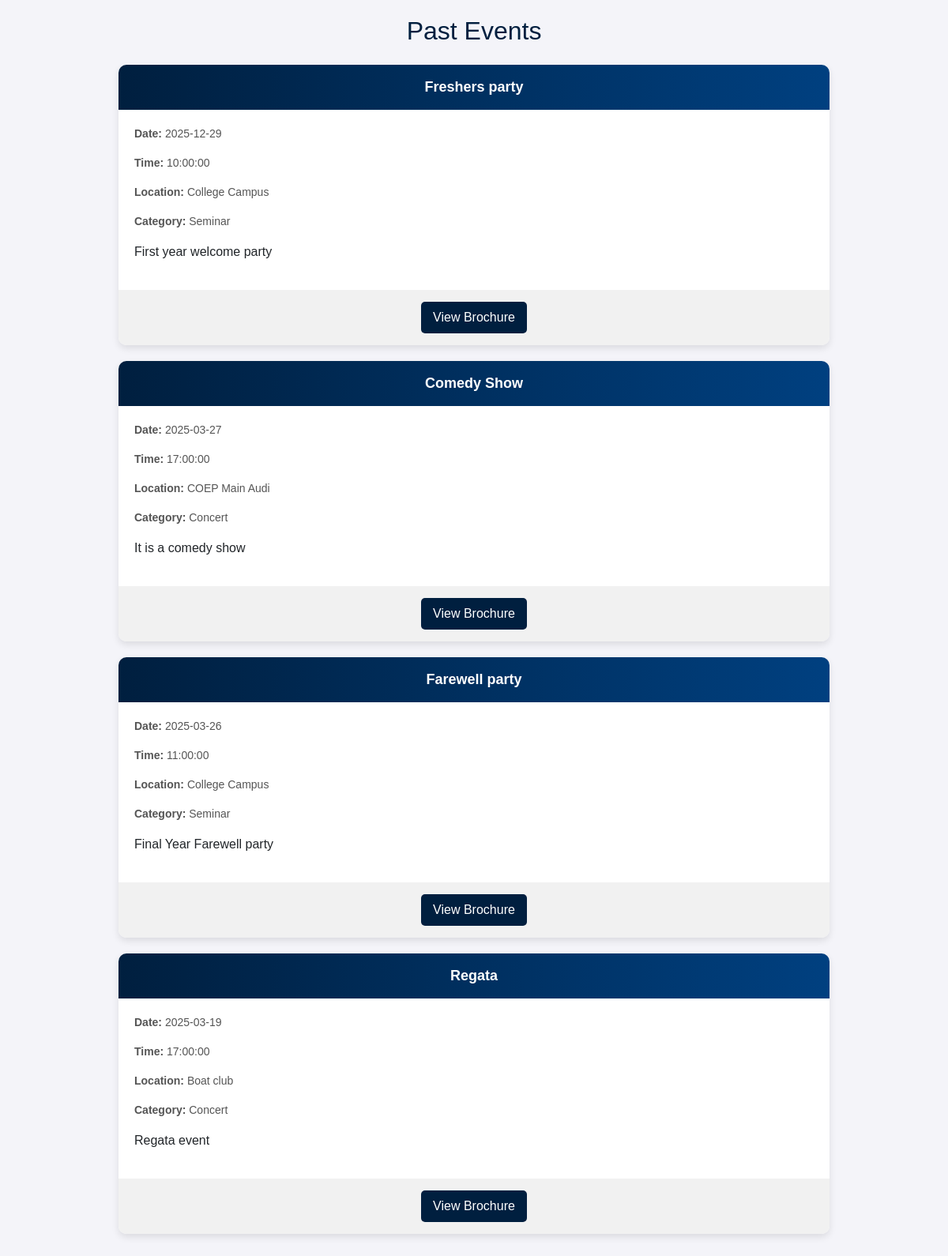
The page /fetch_past_events.php on the database as committed earlier.
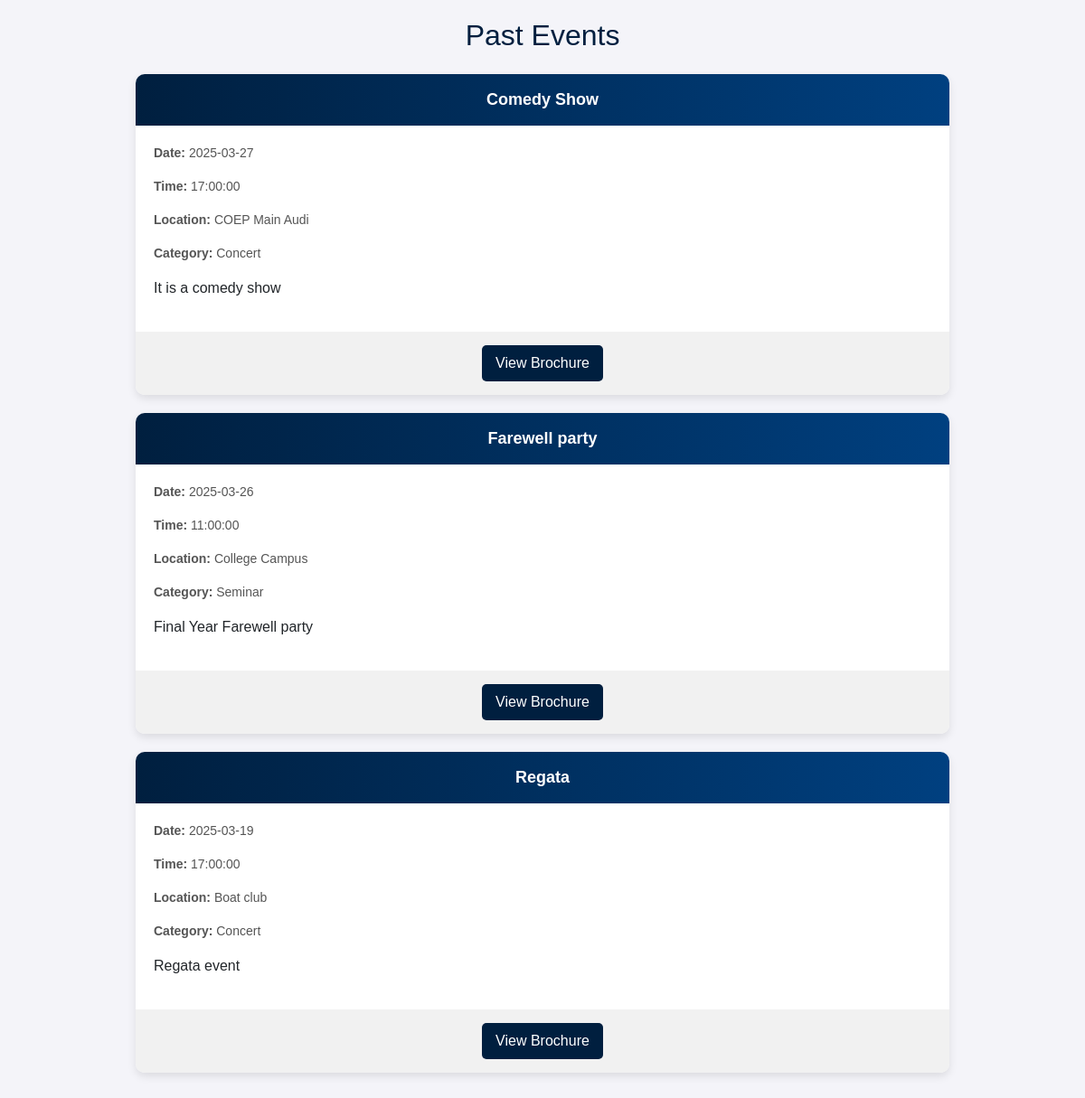
The same page on the database as committed later.
### tables this page shows
CREATE TABLE `events` (
  `id` int(11) NOT NULL,
  `event_name` varchar(255) NOT NULL,
  `event_date` date NOT NULL,
  `event_time` time NOT NULL,
  `location` varchar(255) NOT NULL,
  `category` varchar(100) NOT NULL,
  `description` text NOT NULL,
  `event_banner` varchar(255) NOT NULL,
  `event_brochure` varchar(255) NOT NULL,
  `created_at` timestamp NOT NULL DEFAULT current_timestamp()
);

### fetch_past_events.php (the view, shortened to what this page needs)
<?php
$servername = "localhost";
$username = "root";
$password = "";
$dbname = "event_management";
$conn = new mysqli($servername, $username, $password, $dbname);
$sql = "SELECT * FROM events WHERE event_date < CURDATE() ORDER BY event_date DESC";
$result = $conn->query($sql);
?>
<!DOCTYPE html>
<html lang="en">
<head>
    <link rel="stylesheet" href="https://cdnjs.cloudflare.com/ajax/libs/bootstrap/5.3.0/css/bootstrap.min.css">
</head>
<body>
<div class="event-container">
    <h2 class="text-center mb-4" style="color: #001f3f;">Past Events</h2>
    <?php if ($result->num_rows > 0): ?>
        <?php while ($row = $result->fetch_assoc()): ?>
            <div class="event-card">
                <div class="event-header"><?php echo htmlspecialchars($row["event_name"]); ?></div>
                <div class="event-body">
                    <p class="event-details"><strong>Date:</strong> <?php echo htmlspecialchars($row["event_date"]); ?></p>
                    <p class="event-details"><strong>Time:</strong> <?php echo htmlspecialchars($row["event_time"]); ?></p>
                    <p class="event-details"><strong>Location:</strong> <?php echo htmlspecialchars($row["location"]); ?></p>
                    <p class="event-details"><strong>Category:</strong> <?php echo htmlspecialchars($row["category"]); ?></p>
                    <p><?php echo nl2br(htmlspecialchars($row["description"])); ?></p>
                </div>
                <div class="event-footer">
                    <a href="<?php echo $row['event_brochure']; ?>" class="btn btn-primary" target="_blank">View Brochure</a>
                </div>
            </div>
        <?php endwhile; ?>
    <?php else: ?>
        <p class="text-center" style="color: #001f3f;">No past events found.</p>
    <?php endif; ?>
</div>
</body>
</html>

Rows that differ between the two databases and show on the page:
removed events: event_name "Freshers party", event_date "2025-12-29", event_time "10:00:00", location "College Campus", category "Seminar", description "First year welcome party"
